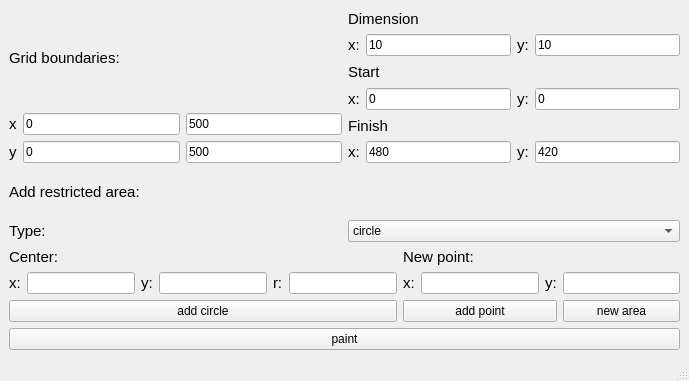
<?xml version="1.0" encoding="UTF-8"?>
<ui version="4.0">
 <class>ShortestWay</class>
 <widget class="QMainWindow" name="ShortestWay">
  <property name="geometry">
   <rect>
    <x>0</x>
    <y>0</y>
    <width>689</width>
    <height>381</height>
   </rect>
  </property>
  <property name="windowTitle">
   <string>ShortestWay</string>
  </property>
  <widget class="QWidget" name="centralwidget">
   <layout class="QGridLayout" name="gridLayout_10">
    <item row="0" column="0">
     <layout class="QGridLayout" name="gridLayout_9">
      <item row="0" column="0">
       <layout class="QGridLayout" name="gridLayout_8">
        <item row="0" column="0">
         <layout class="QGridLayout" name="gridLayout_7">
          <item row="0" column="0">
           <layout class="QGridLayout" name="gridLayout_5">
            <item row="0" column="0" colspan="3">
             <widget class="QLabel" name="gridBoundaries_lbl">
              <property name="font">
               <font>
                <pointsize>11</pointsize>
               </font>
              </property>
              <property name="text">
               <string>Grid boundaries:</string>
              </property>
             </widget>
            </item>
            <item row="1" column="0">
             <widget class="QLabel" name="x_bound_lbl_">
              <property name="font">
               <font>
                <pointsize>11</pointsize>
               </font>
              </property>
              <property name="text">
               <string>x</string>
              </property>
             </widget>
            </item>
            <item row="1" column="1">
             <widget class="QLineEdit" name="x_l_lineEdit">
              <property name="text">
               <string>0</string>
              </property>
             </widget>
            </item>
            <item row="1" column="2">
             <widget class="QLineEdit" name="x_r_lineEdit">
              <property name="text">
               <string>500</string>
              </property>
             </widget>
            </item>
            <item row="2" column="0">
             <widget class="QLabel" name="y_bound_lbl">
              <property name="font">
               <font>
                <pointsize>11</pointsize>
               </font>
              </property>
              <property name="text">
               <string>y</string>
              </property>
             </widget>
            </item>
            <item row="2" column="1">
             <widget class="QLineEdit" name="y_l_lineEdit">
              <property name="text">
               <string>0</string>
              </property>
             </widget>
            </item>
            <item row="2" column="2">
             <widget class="QLineEdit" name="y_r_lineEdit">
              <property name="text">
               <string>500</string>
              </property>
             </widget>
            </item>
           </layout>
          </item>
          <item row="0" column="1">
           <layout class="QGridLayout" name="gridLayout_4">
            <item row="0" column="0" colspan="2">
             <widget class="QLabel" name="dimension_lbl">
              <property name="font">
               <font>
                <pointsize>11</pointsize>
               </font>
              </property>
              <property name="text">
               <string>Dimension</string>
              </property>
             </widget>
            </item>
            <item row="1" column="0">
             <widget class="QLabel" name="x_dimen_lbl">
              <property name="font">
               <font>
                <pointsize>11</pointsize>
               </font>
              </property>
              <property name="text">
               <string>x:</string>
              </property>
             </widget>
            </item>
            <item row="1" column="1">
             <widget class="QLineEdit" name="x_dim_lineEdit">
              <property name="text">
               <string>10</string>
              </property>
             </widget>
            </item>
            <item row="1" column="2">
             <widget class="QLabel" name="y_dim_lbl">
              <property name="font">
               <font>
                <pointsize>11</pointsize>
               </font>
              </property>
              <property name="text">
               <string>y:</string>
              </property>
             </widget>
            </item>
            <item row="1" column="3">
             <widget class="QLineEdit" name="y_dim_lineEdit">
              <property name="text">
               <string>10</string>
              </property>
             </widget>
            </item>
            <item row="2" column="0" colspan="2">
             <widget class="QLabel" name="start_lbl">
              <property name="font">
               <font>
                <pointsize>11</pointsize>
               </font>
              </property>
              <property name="text">
               <string>Start</string>
              </property>
             </widget>
            </item>
            <item row="3" column="0">
             <widget class="QLabel" name="x_start_lbl">
              <property name="font">
               <font>
                <pointsize>11</pointsize>
               </font>
              </property>
              <property name="text">
               <string>x:</string>
              </property>
             </widget>
            </item>
            <item row="3" column="1">
             <widget class="QLineEdit" name="x_start_lineEdit">
              <property name="text">
               <string>0</string>
              </property>
             </widget>
            </item>
            <item row="3" column="2">
             <widget class="QLabel" name="y_start_lbl">
              <property name="font">
               <font>
                <pointsize>11</pointsize>
               </font>
              </property>
              <property name="text">
               <string>y:</string>
              </property>
             </widget>
            </item>
            <item row="3" column="3">
             <widget class="QLineEdit" name="y_start_lineEdit">
              <property name="text">
               <string>0</string>
              </property>
             </widget>
            </item>
            <item row="4" column="0" colspan="2">
             <widget class="QLabel" name="finish_lbl">
              <property name="font">
               <font>
                <pointsize>11</pointsize>
               </font>
              </property>
              <property name="text">
               <string>Finish</string>
              </property>
             </widget>
            </item>
            <item row="5" column="0">
             <widget class="QLabel" name="x_finish_lbl">
              <property name="font">
               <font>
                <pointsize>11</pointsize>
               </font>
              </property>
              <property name="text">
               <string>x:</string>
              </property>
             </widget>
            </item>
            <item row="5" column="1">
             <widget class="QLineEdit" name="x_finish_lineEdit">
              <property name="text">
               <string>480</string>
              </property>
             </widget>
            </item>
            <item row="5" column="2">
             <widget class="QLabel" name="y_finish_lbl">
              <property name="font">
               <font>
                <pointsize>11</pointsize>
               </font>
              </property>
              <property name="text">
               <string>y:</string>
              </property>
             </widget>
            </item>
            <item row="5" column="3">
             <widget class="QLineEdit" name="y_finish_lineEdit">
              <property name="text">
               <string>420</string>
              </property>
             </widget>
            </item>
           </layout>
          </item>
         </layout>
        </item>
        <item row="1" column="0">
         <layout class="QGridLayout" name="gridLayout_6">
          <item row="1" column="0">
           <layout class="QGridLayout" name="gridLayout">
            <item row="1" column="2">
             <widget class="QLabel" name="y_center_lbl">
              <property name="font">
               <font>
                <pointsize>11</pointsize>
               </font>
              </property>
              <property name="text">
               <string>y:</string>
              </property>
             </widget>
            </item>
            <item row="1" column="0">
             <widget class="QLabel" name="x_center_lbl">
              <property name="font">
               <font>
                <pointsize>11</pointsize>
               </font>
              </property>
              <property name="text">
               <string>x:</string>
              </property>
             </widget>
            </item>
            <item row="1" column="3">
             <widget class="QLineEdit" name="y_center_lineEdit">
              <property name="text">
               <string/>
              </property>
             </widget>
            </item>
            <item row="2" column="0" colspan="6">
             <widget class="QPushButton" name="add_circle_Button">
              <property name="text">
               <string>add circle</string>
              </property>
             </widget>
            </item>
            <item row="0" column="0" colspan="2">
             <widget class="QLabel" name="center_lbl">
              <property name="font">
               <font>
                <pointsize>11</pointsize>
               </font>
              </property>
              <property name="text">
               <string>Center:</string>
              </property>
             </widget>
            </item>
            <item row="1" column="1">
             <widget class="QLineEdit" name="x_center_lineEdit">
              <property name="text">
               <string/>
              </property>
             </widget>
            </item>
            <item row="1" column="4">
             <widget class="QLabel" name="r_center_lbl">
              <property name="font">
               <font>
                <pointsize>11</pointsize>
               </font>
              </property>
              <property name="text">
               <string>r:</string>
              </property>
             </widget>
            </item>
            <item row="1" column="5">
             <widget class="QLineEdit" name="r_center_lineEdit">
              <property name="text">
               <string/>
              </property>
             </widget>
            </item>
           </layout>
          </item>
          <item row="1" column="1">
           <layout class="QGridLayout" name="gridLayout_2">
            <item row="1" column="2">
             <widget class="QLabel" name="y_newP_lbl">
              <property name="font">
               <font>
                <pointsize>11</pointsize>
               </font>
              </property>
              <property name="text">
               <string>y:</string>
              </property>
             </widget>
            </item>
            <item row="2" column="3">
             <widget class="QPushButton" name="add_Polygon_Button">
              <property name="text">
               <string>new area</string>
              </property>
             </widget>
            </item>
            <item row="2" column="0" colspan="3">
             <widget class="QPushButton" name="add_point_Button">
              <property name="text">
               <string>add point</string>
              </property>
             </widget>
            </item>
            <item row="1" column="1">
             <widget class="QLineEdit" name="x_newP_lineEdit">
              <property name="text">
               <string/>
              </property>
             </widget>
            </item>
            <item row="1" column="3">
             <widget class="QLineEdit" name="y_newP_lineEdit">
              <property name="text">
               <string/>
              </property>
             </widget>
            </item>
            <item row="1" column="0">
             <widget class="QLabel" name="x_newP_lbl">
              <property name="font">
               <font>
                <pointsize>11</pointsize>
               </font>
              </property>
              <property name="text">
               <string>x:</string>
              </property>
             </widget>
            </item>
            <item row="0" column="0" colspan="2">
             <widget class="QLabel" name="newP_lbl">
              <property name="font">
               <font>
                <pointsize>11</pointsize>
               </font>
              </property>
              <property name="text">
               <string>New point:</string>
              </property>
             </widget>
            </item>
           </layout>
          </item>
          <item row="0" column="0" colspan="2">
           <layout class="QGridLayout" name="gridLayout_3">
            <item row="0" column="0" colspan="2">
             <widget class="QLabel" name="addRestrArea_lbl">
              <property name="font">
               <font>
                <pointsize>11</pointsize>
               </font>
              </property>
              <property name="text">
               <string>Add restricted area:</string>
              </property>
             </widget>
            </item>
            <item row="1" column="0">
             <widget class="QLabel" name="type_lbl">
              <property name="font">
               <font>
                <pointsize>11</pointsize>
               </font>
              </property>
              <property name="text">
               <string>Type:</string>
              </property>
             </widget>
            </item>
            <item row="1" column="1">
             <widget class="QComboBox" name="areaType_comboBox">
              <item>
               <property name="text">
                <string>circle</string>
               </property>
              </item>
              <item>
               <property name="text">
                <string>polygon</string>
               </property>
              </item>
             </widget>
            </item>
           </layout>
          </item>
         </layout>
        </item>
       </layout>
      </item>
     </layout>
    </item>
    <item row="1" column="0">
     <widget class="QPushButton" name="paint_Button">
      <property name="font">
       <font>
        <pointsize>9</pointsize>
       </font>
      </property>
      <property name="text">
       <string>paint</string>
      </property>
     </widget>
    </item>
   </layout>
  </widget>
  <widget class="QMenuBar" name="menubar">
   <property name="geometry">
    <rect>
     <x>0</x>
     <y>0</y>
     <width>689</width>
     <height>17</height>
    </rect>
   </property>
  </widget>
  <widget class="QStatusBar" name="statusbar"/>
 </widget>
 <resources/>
 <connections/>
</ui>
